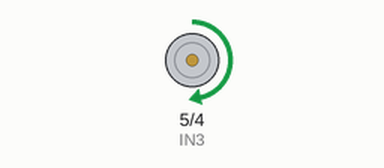
This sketch was run on a simulated Arduino Uno, built with avr-gcc and run on an emulated ATmega328P. On the bench: motor-driver pin pairs drawn as motors (green arrow = first pin HIGH = forward, orange = second pin HIGH = backward, longer = more drive, scaled by the enable pin).

Above: at 2.5 s.
At 35.0 s:
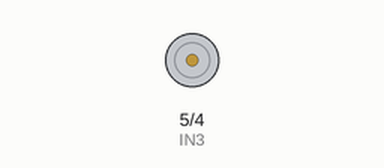
At 67.5 s:
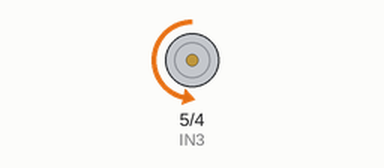
Timing chart, 0 to 78.0 s (numbered marks = the images above):
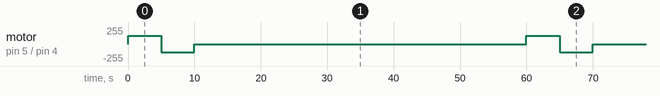

Measured:
- by itself, motor on pin 5 (IN3) / pin 4 (IN4): repeats every 60.0 s: backward 125/255 5.0 s, stopped 50.0 s, forward 125/255 5.0 s

The sketch:

L298N.ino
```cpp
//L298N driver motor B connected, setup Arduino Pins
const int IN3 = 5;
const int IN4 = 4;
const int ENB = 3;

void setup() {
  //set pin as output
  pinMode(IN3, OUTPUT);
  pinMode(IN4, OUTPUT);
  pinMode(ENB, OUTPUT);
}

void loop() {
  //control speed
  analogWrite(ENB, 125);
  //control direction
  //one way
  digitalWrite(IN3, HIGH);
  digitalWrite(IN4, LOW);
  delay(5000);// wait 5 seconds
  //other way
  digitalWrite(IN3, LOW);
  digitalWrite(IN4, HIGH);
  delay(5000);// wait 5 seconds
  //break the motor
  digitalWrite(IN3, LOW);
  digitalWrite(IN4, LOW);
  delay(50000);// wait 50 seconds
}
```
